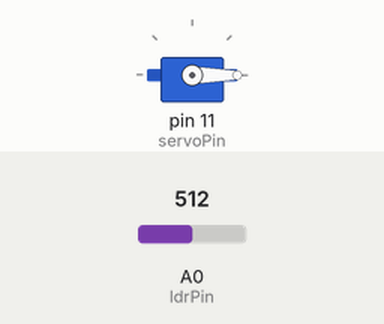
The sketch below on a simulated Arduino Uno, built with avr-gcc and run on an emulated ATmega328P. Shown: servo. The inputs (shaded band) are chosen by the test bench; at power-on: A0 (ldrPin) = 512. What the sketch prints to the serial monitor is not drawn.

Above: at 0.16 s.
Timing chart, 0 to 40.0 s (numbered marks = the images above):
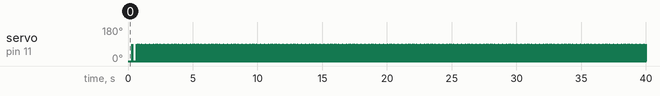

The sketch:

DinoMotor.ino
```cpp
#include <Servo.h>

const int ldrPin = A0;
const int servoPin = 11;

Servo myServo;

void setup() {
  myServo.attach(servoPin);
  pinMode(ldrPin, INPUT);
  Serial.begin(9600);
}

void loop() {
  int ldrValue = analogRead(ldrPin);
  Serial.println(ldrValue);

  if (ldrValue < 600) {
    myServo.write(0);
  }

  delay(10);
  myServo.write(90);
}
```

Measured:
- by itself, servo on pin 11 (servoPin): goes 90° 0.01 s, 0° 0.32 s, 633 × (90° 0.01 s, 0° 0.05 s), 90° 0.01 s, then 0°
